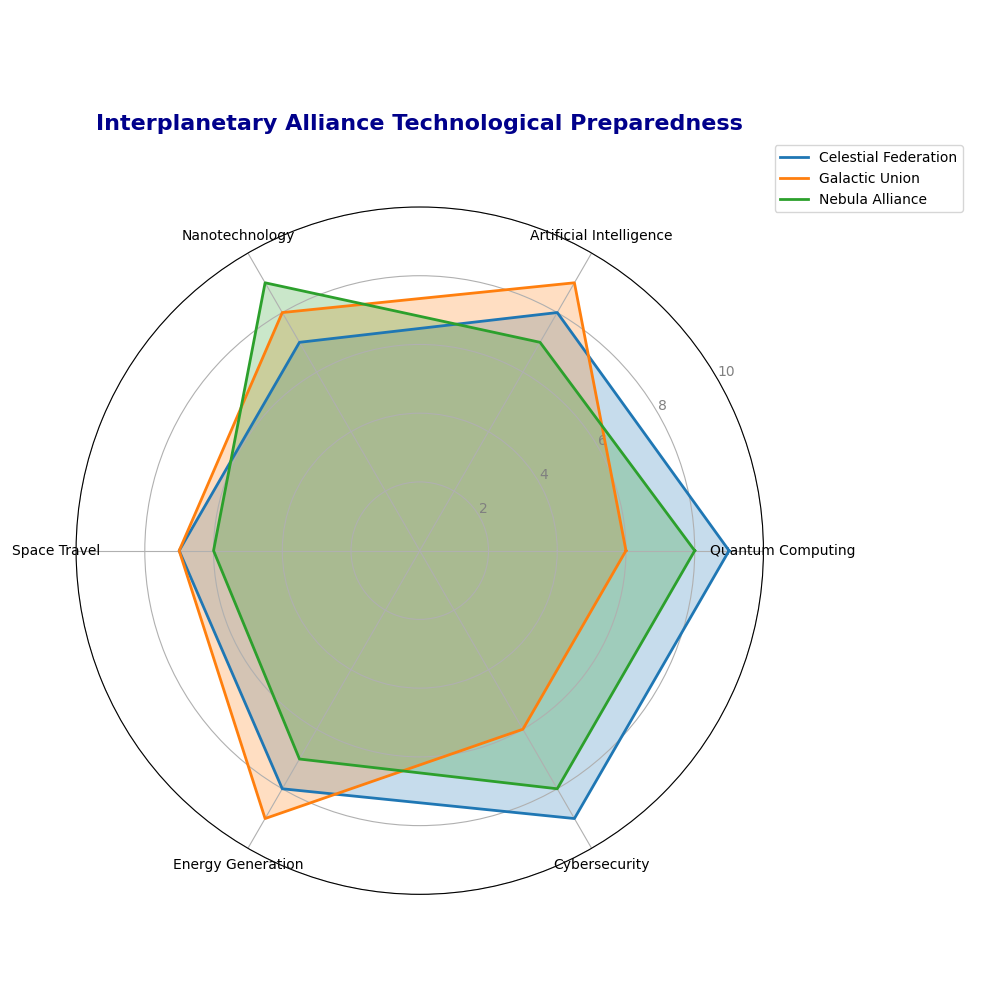

Write the Python code that produced this figure.
import numpy as np
import matplotlib.pyplot as plt
from math import pi

# Backstory:
# In a distant galaxy, various cosmic civilizations have been advancing in different technological domains to prepare for an upcoming interplanetary alliance. 
# Our radar chart showcases the technological capabilities of these civilizations across key areas that are crucial for the alliance.

# Define the technological domains
domains = [
    'Quantum Computing', 'Artificial Intelligence', 'Nanotechnology',
    'Space Travel', 'Energy Generation', 'Cybersecurity'
]

# Data representing the capabilities of different civilizations (on a scale of 1 to 10)
civilization_1 = [9, 8, 7, 7, 8, 9]  # Celestial Federation
civilization_2 = [6, 9, 8, 7, 9, 6]  # Galactic Union
civilization_3 = [8, 7, 9, 6, 7, 8]  # Nebula Alliance

# Combine data
data = np.vstack([civilization_1, civilization_2, civilization_3])

# Civilization names for the legend
civilizations = ['Celestial Federation', 'Galactic Union', 'Nebula Alliance']

# Number of domains
num_domains = len(domains)

# Calculate angle for each domain
angles = np.linspace(0, 2 * np.pi, num_domains, endpoint=False).tolist()

# Function to create a radar chart
def create_radar_chart(ax, data, categories, labels):
    angles_with_closure = angles + angles[:1]
    for i, group in enumerate(data):
        values = np.append(group, group[0])
        ax.plot(angles_with_closure, values, linewidth=2, linestyle='solid', label=labels[i])
        ax.fill(angles_with_closure, values, alpha=0.25)
    plt.xticks(angles, categories, size=10)
    ax.set_rlabel_position(30)
    plt.yticks([2, 4, 6, 8, 10], ["2", "4", "6", "8", "10"], color="grey", size=10)
    plt.ylim(0, 10)

# Main function to set up plots
def main():
    fig, ax = plt.subplots(figsize=(10, 10), subplot_kw=dict(polar=True))

    create_radar_chart(ax, data, domains, civilizations)
    
    plt.title("Interplanetary Alliance Technological Preparedness", 
              size=16, color='darkblue', y=1.1, fontweight='bold')
    plt.legend(loc='upper right', bbox_to_anchor=(1.3, 1.1))

    plt.tight_layout()
    plt.show()

main()
